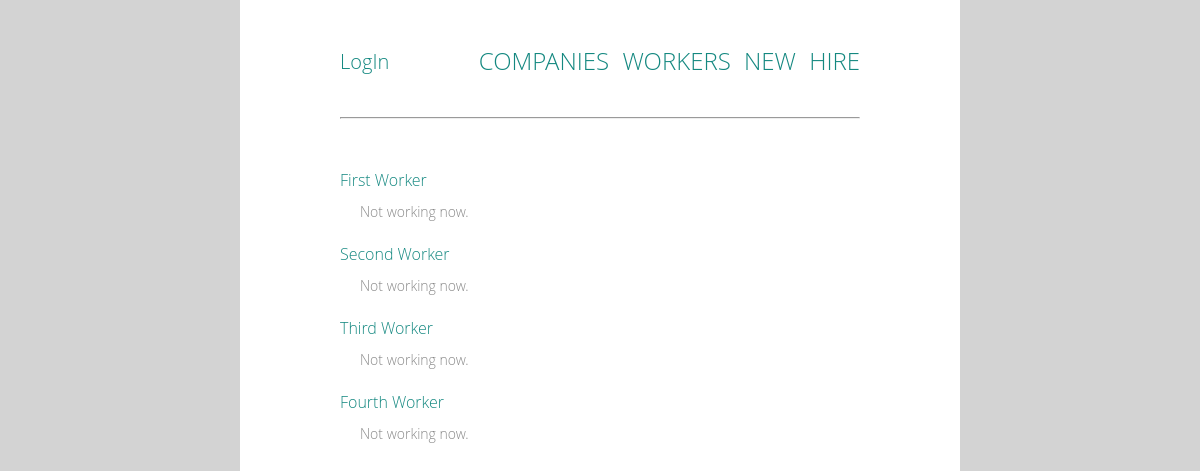
The page /workers/ on the database as committed earlier.
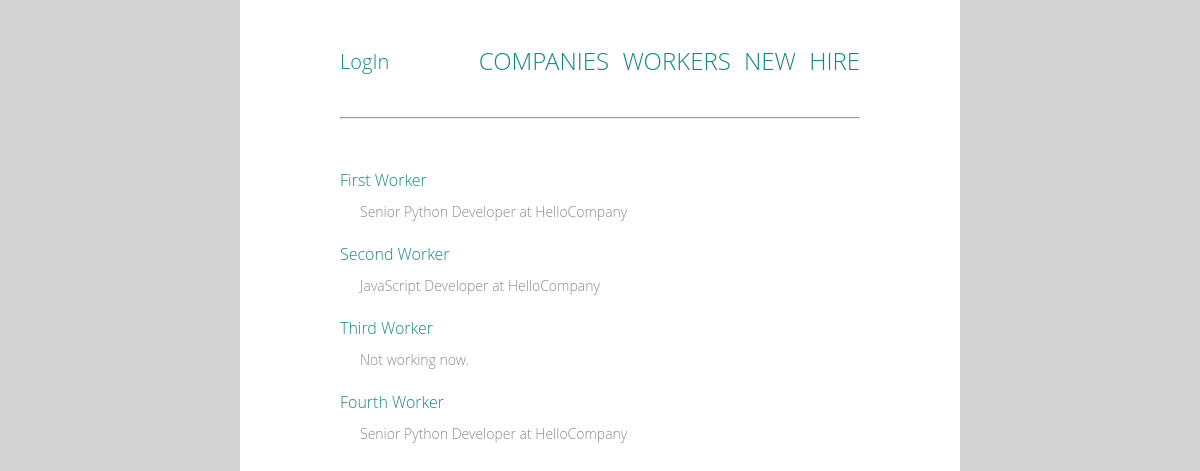
The same page on the database as committed later.
### work/models.py (models this page shows, shortened)
class Worker(models.Model):
    first_name = models.CharField(max_length=20)
    last_name = models.CharField(max_length=20)

class WorkPlace(models.Model):
    NEW = 0
    APPROVED = 1
    CANCELLED = 2
    FINISHED = 3
    STATUS_CHOICES = (
        (NEW, 'New'),
        (APPROVED, 'Approved'),
        (CANCELLED, 'Cancelled'),
        (FINISHED, 'Finished'),
    )
    status = models.IntegerField(choices=STATUS_CHOICES, default=NEW)
    work = models.ForeignKey(
        Work, related_name='workplaces', on_delete=models.CASCADE)
    worker = models.ForeignKey(
        Worker, related_name='workplaces', on_delete=models.CASCADE)
    class Meta:
        unique_together = ['work', 'worker']
        ordering = ['status']
        permissions = (
            ('can_hire', 'Can hire workers'),
        )

class Work(models.Model):
    company = models.ForeignKey(
        Company, related_name='works', on_delete=models.CASCADE)
    name = models.CharField(max_length=50)
    created_date = models.DateTimeField(default=timezone.now)
    class Meta:
        unique_together = ['company', 'name']
        permissions = (
            ('can_create_work', 'Can create new work'),
        )

class Company(models.Model):
    name = models.CharField(max_length=50)

### work/views.py (the view)
class WorkerList(ListView):
    model = Worker
    template_name = 'work/worker_list.html'
    context_object_name = 'workers'
    def get_context_data(self, **kwargs):
        context = super().get_context_data(**kwargs)
        context['no_approved_wp'] = Worker.objects.exclude(
                                                workplaces__status=1)
        return context

### work/templates/work/worker_list.html
{% extends 'work/base.html' %}
{% block content %}
    {% if workers %}
        <ul>
        {% for worker in workers %}
            <div class='work'>
                <li>
                    <a href="{% url 'work:worker_detail' worker.id %}">{{ worker.first_name }} {{ worker.last_name }}</a>
                    {% if worker in no_approved_wp %}
                        <p class='position'>Not working now.</p>
                    {% endif %}
                    {% for wp in worker.workplaces.all %}
                        {% if wp.status == 1 %}
                            <p class='position'>{{ wp.work.name }} at {{ wp.work.company.name }}</p>
                        {% endif %}
                    {% endfor %}
                </li>
            </div>
        {% endfor %}
        </ul>
    {% else %}
        <p>No workers.</p>
    {% endif %}
{% endblock %}

Rows that differ between the two databases and show on the page:
shown differently, row unchanged: Worker "First": no longer shows "Not working now."
added WorkPlace: work.name "Senior Python Developer", work.company.name "HelloCompany", shown under Worker "First"
shown differently, row unchanged: Worker "Second": no longer shows "Not working now."
added WorkPlace: work.name "JavaScript Developer", work.company.name "HelloCompany", shown under Worker "Second"
shown differently, row unchanged: Worker "Fourth": no longer shows "Not working now."
added WorkPlace: work.name "Senior Python Developer", work.company.name "HelloCompany", shown under Worker "Fourth"
